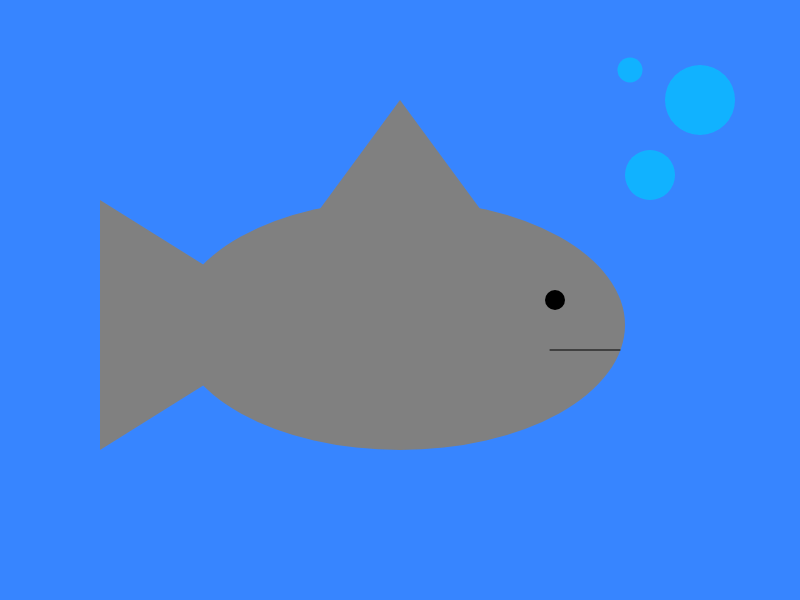
Frame 1 (no input)
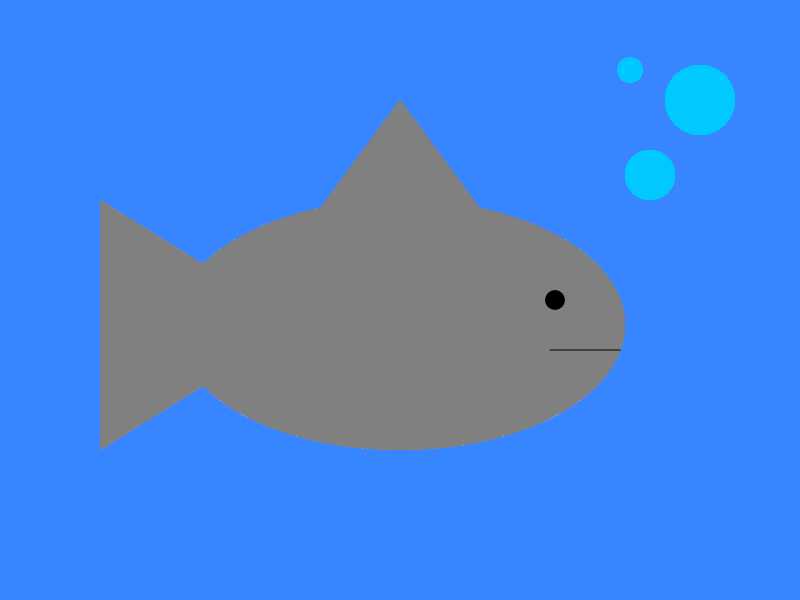
Frame 60 (no input)
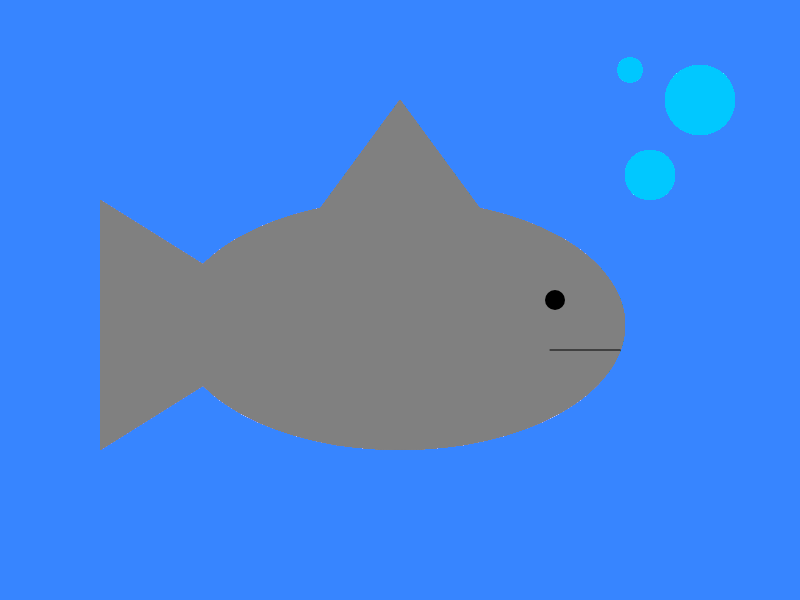
Frame 120 (the mouse pressed at the canvas centre since frame 60)

The p5.js sketch that drew these frames (run headless with seeded random() and noise() and a simulated clock; from frame 60 on, the mouse is pressed at the canvas centre):

// p5.js sketch
// ── sketch.js
function setup() {
    //background water
createCanvas (800, 600);
background (0, 100, 255, 200);
}

function draw() {
    noStroke();
    //bubbles
    fill(0, 200, 255, 175); //color bubbles
    ellipse(700,100, 70, 70); //big bubble
    ellipse(650, 175, 50, 50); //medium bubble
    ellipse(630, 70, 25, 25); //small bubble

    //shark
    fill(128); //shark color
    triangle(100, 200, 100, 450, 300, 325); //tail
    ellipse(400, 325, 450, 250); //body
    triangle(400, 100, 275, 270, 525, 270); //fin
    fill(0); //eye color
    ellipse(555, 300, 20, 20); //eye
    stroke(0); //mouth line
    line(550, 350, 620, 350); //mouth position
}
 
